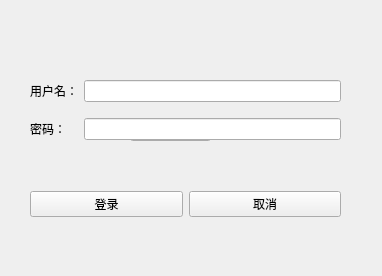
<?xml version="1.0" encoding="UTF-8"?>
<ui version="4.0">
 <class>SubWidget</class>
 <widget class="QWidget" name="SubWidget">
  <property name="geometry">
   <rect>
    <x>0</x>
    <y>0</y>
    <width>382</width>
    <height>276</height>
   </rect>
  </property>
  <property name="windowTitle">
   <string>Form</string>
  </property>
  <property name="windowIcon">
   <iconset resource="picture.qrc">
    <normaloff>:/picture/longtuteng.jpg</normaloff>:/picture/longtuteng.jpg</iconset>
  </property>
  <widget class="QWidget" name="widget_3" native="true">
   <property name="geometry">
    <rect>
     <x>30</x>
     <y>60</y>
     <width>331</width>
     <height>181</height>
    </rect>
   </property>
   <widget class="QWidget" name="layoutWidget">
    <property name="geometry">
     <rect>
      <x>0</x>
      <y>0</y>
      <width>331</width>
      <height>191</height>
     </rect>
    </property>
    <layout class="QVBoxLayout" name="verticalLayout">
     <item>
      <widget class="QWidget" name="widget" native="true">
       <widget class="QWidget" name="layoutWidget">
        <property name="geometry">
         <rect>
          <x>0</x>
          <y>10</y>
          <width>311</width>
          <height>81</height>
         </rect>
        </property>
        <layout class="QGridLayout" name="gridLayout">
         <item row="0" column="0">
          <widget class="QLabel" name="label">
           <property name="text">
            <string>用户名：</string>
           </property>
          </widget>
         </item>
         <item row="0" column="1">
          <widget class="QLineEdit" name="lineEdit"/>
         </item>
         <item row="1" column="0">
          <widget class="QLabel" name="label_2">
           <property name="text">
            <string>密码：</string>
           </property>
          </widget>
         </item>
         <item row="1" column="1">
          <widget class="QLineEdit" name="lineEdit_2">
           <property name="text">
            <string/>
           </property>
           <property name="echoMode">
            <enum>QLineEdit::Password</enum>
           </property>
          </widget>
         </item>
        </layout>
       </widget>
      </widget>
     </item>
     <item>
      <widget class="QWidget" name="widget_2" native="true">
       <widget class="QWidget" name="layoutWidget">
        <property name="geometry">
         <rect>
          <x>0</x>
          <y>30</y>
          <width>311</width>
          <height>31</height>
         </rect>
        </property>
        <layout class="QHBoxLayout" name="horizontalLayout">
         <item>
          <widget class="QPushButton" name="pushButton">
           <property name="text">
            <string>登录</string>
           </property>
          </widget>
         </item>
         <item>
          <widget class="QPushButton" name="pushButton_2">
           <property name="text">
            <string>取消</string>
           </property>
          </widget>
         </item>
        </layout>
       </widget>
      </widget>
     </item>
    </layout>
   </widget>
  </widget>
  <widget class="QLabel" name="label_3">
   <property name="geometry">
    <rect>
     <x>130</x>
     <y>70</y>
     <width>111</width>
     <height>31</height>
    </rect>
   </property>
   <property name="text">
    <string>登录成功!</string>
   </property>
  </widget>
  <widget class="QPushButton" name="pushButton_3">
   <property name="geometry">
    <rect>
     <x>130</x>
     <y>120</y>
     <width>81</width>
     <height>21</height>
    </rect>
   </property>
   <property name="text">
    <string>确定</string>
   </property>
  </widget>
  <zorder>pushButton_3</zorder>
  <zorder>label_3</zorder>
  <zorder>widget_3</zorder>
 </widget>
 <resources>
  <include location="picture.qrc"/>
 </resources>
 <connections>
  <connection>
   <sender>pushButton_3</sender>
   <signal>clicked()</signal>
   <receiver>SubWidget</receiver>
   <slot>close()</slot>
   <hints>
    <hint type="sourcelabel">
     <x>190</x>
     <y>130</y>
    </hint>
    <hint type="destinationlabel">
     <x>182</x>
     <y>143</y>
    </hint>
   </hints>
  </connection>
  <connection>
   <sender>pushButton_2</sender>
   <signal>clicked()</signal>
   <receiver>SubWidget</receiver>
   <slot>close()</slot>
   <hints>
    <hint type="sourcelabel">
     <x>254</x>
     <y>183</y>
    </hint>
    <hint type="destinationlabel">
     <x>182</x>
     <y>143</y>
    </hint>
   </hints>
  </connection>
  <connection>
   <sender>pushButton</sender>
   <signal>clicked()</signal>
   <receiver>widget_3</receiver>
   <slot>hide()</slot>
   <hints>
    <hint type="sourcelabel">
     <x>98</x>
     <y>183</y>
    </hint>
    <hint type="destinationlabel">
     <x>185</x>
     <y>150</y>
    </hint>
   </hints>
  </connection>
 </connections>
</ui>
